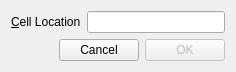
<?xml version="1.0" encoding="UTF-8"?>
<ui version="4.0">
 <class>Dialog</class>
 <widget class="QDialog" name="Dialog">
  <property name="enabled">
   <bool>true</bool>
  </property>
  <property name="geometry">
   <rect>
    <x>0</x>
    <y>0</y>
    <width>236</width>
    <height>70</height>
   </rect>
  </property>
  <property name="windowTitle">
   <string>Go to cell</string>
  </property>
  <property name="sizeGripEnabled">
   <bool>false</bool>
  </property>
  <property name="modal">
   <bool>false</bool>
  </property>
  <layout class="QVBoxLayout" name="verticalLayout">
   <item>
    <layout class="QHBoxLayout" name="horizontalLayout">
     <item>
      <widget class="QLabel" name="label">
       <property name="text">
        <string>&amp;Cell Location</string>
       </property>
       <property name="buddy">
        <cstring>lineEdit</cstring>
       </property>
      </widget>
     </item>
     <item>
      <widget class="QLineEdit" name="lineEdit"/>
     </item>
    </layout>
   </item>
   <item>
    <layout class="QHBoxLayout" name="horizontalLayout_2">
     <item>
      <spacer name="horizontalSpacer">
       <property name="orientation">
        <enum>Qt::Horizontal</enum>
       </property>
       <property name="sizeHint" stdset="0">
        <size>
         <width>40</width>
         <height>20</height>
        </size>
       </property>
      </spacer>
     </item>
     <item>
      <widget class="QPushButton" name="cancelButton">
       <property name="text">
        <string>Cancel</string>
       </property>
      </widget>
     </item>
     <item>
      <widget class="QPushButton" name="okButton">
       <property name="enabled">
        <bool>false</bool>
       </property>
       <property name="text">
        <string>OK</string>
       </property>
       <property name="default">
        <bool>true</bool>
       </property>
      </widget>
     </item>
    </layout>
   </item>
  </layout>
 </widget>
 <resources/>
 <connections/>
</ui>
